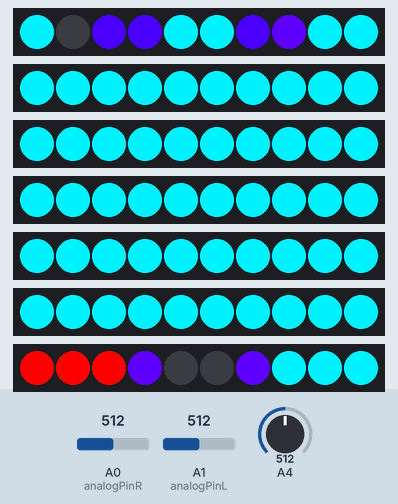
Bench run of a sketch on a simulated Arduino Uno, built with avr-gcc and run on an emulated ATmega328P. Parts: 7 × 10 RGB LEDs in strip order, left to right. The test bench sets the inputs (shaded band); at power-on: A1 (analogPinL) = 512, A0 (analogPinR) = 512, A4 = 512.

Above: at 1.2 s.
1.3 s: A1 (analogPinL) set to 479
3.3 s: A1 (analogPinL) set to 370
At 4.4 s:
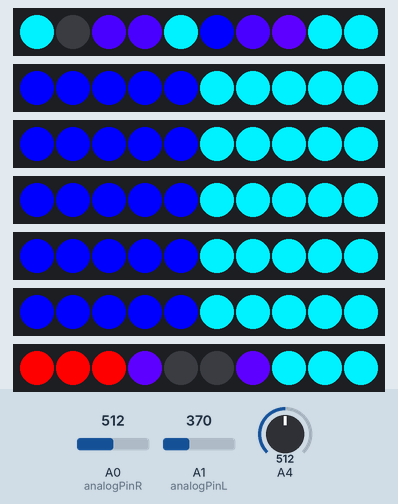
5.3 s: A1 (analogPinL) set to 1023
At 7.0 s:
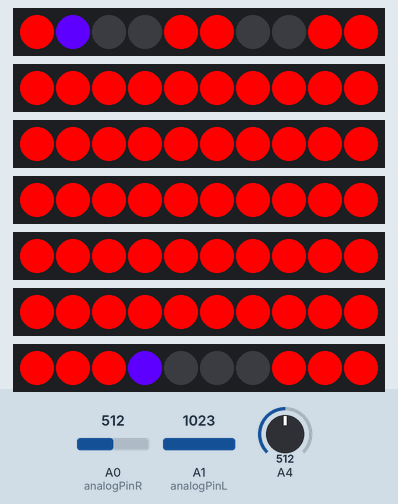
7.3 s: A1 (analogPinL) set to 1006
At 8.5 s:
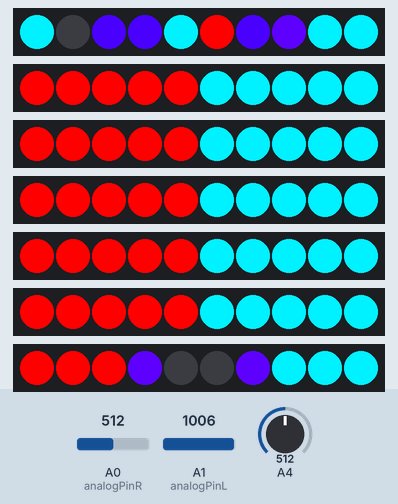
9.3 s: A0 (analogPinR) set to 479
11.3 s: A0 (analogPinR) set to 306
At 13.1 s:
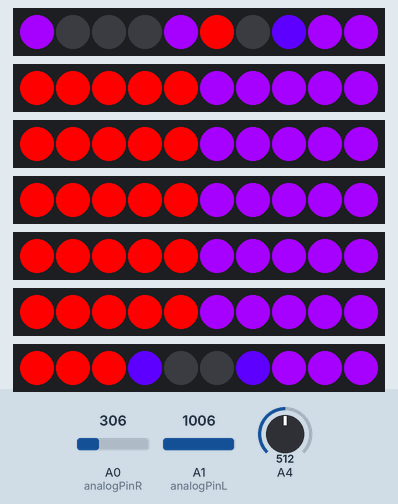
Timing chart, 0 to 14.3 s (numbered marks = the images above; inputs shaded):
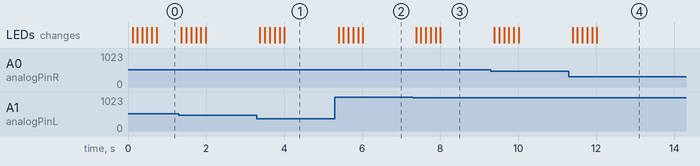

Measured:
- the behaviour switches between 1023 and 1022 on A1 (analogPinL) (found by bisection; images 2 and 3)
- after the input at 3.3 s, the LEDs: first change after 0.08 s (image 1 shows a later state)
- after the input at 5.3 s, the LEDs: first change after 0.10 s (image 2 shows a later state)
- after the input at 7.3 s, the LEDs: first change after 0.08 s (image 3 shows a later state)
- after the input at 11.3 s, the LEDs: first change after 0.09 s (image 4 shows a later state)

The sketch:

SGEQ7_7_Strands_Propagate_to_amplitude_dynamic_RGB_neopixels.ino
```cpp
#include <Adafruit_NeoPixel.h>
#define STRAND1 2
#define STRAND2 3
#define STRAND3 4
#define STRAND4 5
#define STRAND5 6
#define STRAND6 7
#define STRAND7 8
#define CNT_LIGHTS 10

Adafruit_NeoPixel strip1 = Adafruit_NeoPixel(CNT_LIGHTS, STRAND1, NEO_GRB + NEO_KHZ800);
Adafruit_NeoPixel strip2 = Adafruit_NeoPixel(CNT_LIGHTS, STRAND2, NEO_GRB + NEO_KHZ800);
Adafruit_NeoPixel strip3 = Adafruit_NeoPixel(CNT_LIGHTS, STRAND3, NEO_GRB + NEO_KHZ800);
Adafruit_NeoPixel strip4 = Adafruit_NeoPixel(CNT_LIGHTS, STRAND4, NEO_GRB + NEO_KHZ800);
Adafruit_NeoPixel strip5 = Adafruit_NeoPixel(CNT_LIGHTS, STRAND5, NEO_GRB + NEO_KHZ800);
Adafruit_NeoPixel strip6 = Adafruit_NeoPixel(CNT_LIGHTS, STRAND6, NEO_GRB + NEO_KHZ800);
Adafruit_NeoPixel strip7 = Adafruit_NeoPixel(CNT_LIGHTS, STRAND7, NEO_GRB + NEO_KHZ800);


//fixed settings
int analogPinL = 1; // read from multiplexer using analog input 0
int analogPinR = 0; // read from multiplexer using analog input 0
int strobePin = 4; // strobe is attached to digital pin 2
int resetPin = 5; // reset is attached to digital pin 3
int spectrumValueL[6];
int spectrumValueR[6]; // to hold a2d values
int previousSpectrumValueL[6]; // to hold a2d values
int previousSpectrumValueR[6]; // to hold a2d values
int global_brightness = 255; // Sets global brightness, i.e. 64 is 1/4 brightness.
int useColor[2];
int num;
float waveValue;
int prop[6][CNT_LIGHTS];
int prop_history[6][CNT_LIGHTS];
int refresh_counter = 0;


//lowest reading the MSGEQ7 should recognize 1-1000 range
int minFilter = 50;
//higher number refreshes slow - refreshed every nth interation
int refresh = 20;


void setup()
{
  Serial.begin(9600); // print to serial monitor
  strip1.begin();
  strip1.show(); // Initialize all pixels to 'off'
  strip2.begin();
  strip2.show(); // Initialize all pixels to 'off'
  strip3.begin();
  strip3.show(); // Initialize all pixels to 'off'
  strip4.begin();
  strip4.show(); // Initialize all pixels to 'off'
  strip5.begin();
  strip5.show(); // Initialize all pixels to 'off'
  strip6.begin();
  strip6.show(); // Initialize all pixels to 'off'
  strip7.begin();
  strip7.show(); // Initialize all pixels to 'off'
  pinMode(analogPinL, INPUT);
  pinMode(analogPinR, INPUT);
  pinMode(strobePin, OUTPUT);
  pinMode(resetPin, OUTPUT);
  analogReference(DEFAULT);
  digitalWrite(resetPin, LOW);
  digitalWrite(strobePin, HIGH);
}

void loop()
{
   runTime();
}


void runTime()
{
  digitalWrite(resetPin, HIGH);
  digitalWrite(resetPin, LOW);
  int k,i,r,g,b;
  int use_le = 0;
  int use_ls = ((CNT_LIGHTS/2)-1);
  int use_rs = ((CNT_LIGHTS/2)+0);
  int use_re = (CNT_LIGHTS-1);


  //get readings from chip
  for (i = 0; i < 7; i++)
  {
    previousSpectrumValueL[i] = spectrumValueL[i];
    previousSpectrumValueR[i] = spectrumValueR[i];
    digitalWrite(strobePin, LOW);
    delayMicroseconds(30); // to allow the output to settle
    spectrumValueL[i] = analogRead(analogPinL);
    spectrumValueR[i] = analogRead(analogPinR);

    digitalWrite(strobePin, HIGH);

  }//for i


  refresh_counter++;
  if(refresh_counter>=refresh)
  {
    //reset the counter
    refresh_counter = 0;
    for (i = 0; i < 7; i++)
    {


        //save the history - RIGHT SIDE
        for (k = use_rs; k <= use_re; k++)
        {
          prop_history[i][k] = prop[i][k-1];
        }//for

        for (k = use_rs; k <= use_re; k++)
        {
          prop[i][k] = prop_history[i][k];
        }//for


        //save the history - LEFT SIDE
        for (k = use_ls; k >= use_le; k--)
        {
          prop_history[i][k] = prop[i][k+1];
        }//for

        for (k = use_ls; k >= use_le; k--)
        {
          prop[i][k] = prop_history[i][k];
        }//for

        //current;
        prop[i][use_rs] = spectrumValueR[i];
        prop[i][use_ls] = spectrumValueL[i];

        for (k = 0; k < CNT_LIGHTS; k++)
        {
          num = prop[i][k];
          //Serial.println(num);
          if(num>=0)
          {
            get_color();
            if(i==0) { strip1.setPixelColor( k, useColor[0], useColor[1], useColor[2]); }
            if(i==1) { strip2.setPixelColor( k, useColor[0], useColor[1], useColor[2]); }
            if(i==2) { strip3.setPixelColor( k, useColor[0], useColor[1], useColor[2]); }
            if(i==3) { strip4.setPixelColor( k, useColor[0], useColor[1], useColor[2]); }
            if(i==4) { strip5.setPixelColor( k, useColor[0], useColor[1], useColor[2]); }
            if(i==5) { strip6.setPixelColor( k, useColor[0], useColor[1], useColor[2]); }
            if(i==6) { strip7.setPixelColor( k, useColor[0], useColor[1], useColor[2]); }
          }//if
        }//for

    }//for i

  }//if refresh


  strip1.setBrightness(global_brightness);
  strip1.show();
  strip2.setBrightness(global_brightness);
  strip2.show();
  strip3.setBrightness(global_brightness);
  strip3.show();
  strip4.setBrightness(global_brightness);
  strip4.show();
  strip5.setBrightness(global_brightness);
  strip5.show();
  strip6.setBrightness(global_brightness);
  strip6.show();
  strip7.setBrightness(global_brightness);
  strip7.show();
}

void get_color()
{
  int r,g,b;
  //int waveValue;
  //Serial.println(num);
  //num=6000;

  if(num < 100)
  {
    r = 0; g = 0; b = 0;

    useColor[0] = g;
    useColor[1] = r;
    useColor[2] = b;
  }

  if(num>=100)
  {
    getWaveLength();
    getRGB();


  }

}

void getWaveLength()
{
  float minVal = 100;
  float maxVal = 1000;
  float minWave = 350;
  float maxWave = 650;
  if(num>1000)
    maxVal = num;

  waveValue = ((num - minVal) / (maxVal-minVal) * (maxWave - minWave)) + minWave;
 // Serial.print(num);
  //Serial.println();
  //Serial.print(waveValue);
  //Serial.println();
}

void getRGB()
{
  float gamma = .8;
  float rz, gz, bz;
  int intsMax = 255;
  int r,g,b;

  if(waveValue >380 && waveValue <=439)
  {
    rz = (waveValue-440)/(440-380);
    gz = 0;
    bz = 1;
  }

  if(waveValue >=440 && waveValue <=489)
  {
    rz = 0;
    gz = (waveValue-440)/(490-440);
    bz = 1;
  }

  if(waveValue >=490 && waveValue <=509)
  {
    rz = 0;
    gz = 1;
    bz = (waveValue-510)/(510-490);
  }

  if(waveValue >=510 && waveValue <=579)
  {
    rz = (waveValue-510)/(580-510);
    gz = 1;
    bz = 0;
  }

  if(waveValue >=580 && waveValue <=644)
  {
    rz = 1;
    gz = (waveValue-645)/(645-580);
    bz = 0;
  }

  if(waveValue >=645 && waveValue <=780)
  {
    rz = 1;
    gz = 0;
    bz = 0;
  }

  r = rz * 255;
  b = bz * 255;
  g = gz * 255;

    useColor[0] = r;
    useColor[1] = g;
    useColor[2] = b;


}
```
